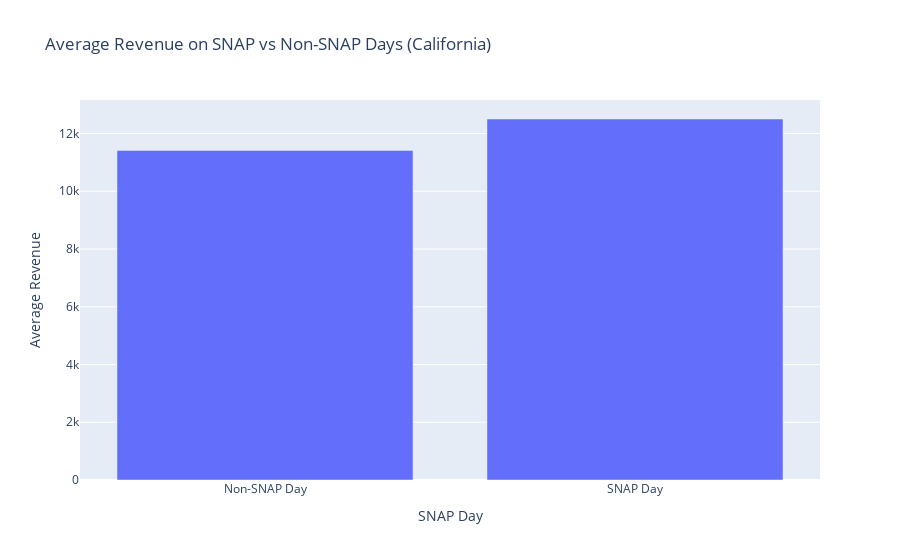

Source (notebook cell):
### Markdown cell above
## Snap

### Code cell
# SNAP analysis
snap_impact = store_data.groupby("snap_CA")["revenue"].mean().reset_index()
fig = px.bar(
    snap_impact,
    x="snap_CA",
    y="revenue",
    title="Average Revenue on SNAP vs Non-SNAP Days (California)",
    labels={"snap_CA": "SNAP Day", "revenue": "Average Revenue"},
)

# Update x-axis labels
fig.update_xaxes(ticktext=["Non-SNAP Day", "SNAP Day"], tickvals=[0, 1])

fig.show()

### Figure 1 — Plotly figure (JSON) as saved in the notebook; plotly's stock layout.template omitted (floating-point values rounded to 4 significant figures)
{"data": [{"hovertemplate": "SNAP Day=%{x}<br>Average Revenue=%{y}<extra></extra>", "legendgroup": "", "marker": {"color": "#636efa", "pattern": {"shape": ""}}, "name": "", "orientation": "v", "showlegend": false, "textposition": "auto", "type": "bar", "x": [0, 1], "xaxis": "x", "y": [11410.0, 12500.0], "yaxis": "y"}], "layout": {"barmode": "relative", "legend": {"tracegroupgap": 0}, "title": {"text": "Average Revenue on SNAP vs Non-SNAP Days (California)"}, "xaxis": {"anchor": "y", "domain": [0, 1], "ticktext": ["Non-SNAP Day", "SNAP Day"], "tickvals": [0, 1], "title": {"text": "SNAP Day"}}, "yaxis": {"anchor": "x", "domain": [0, 1], "title": {"text": "Average Revenue"}}}}
